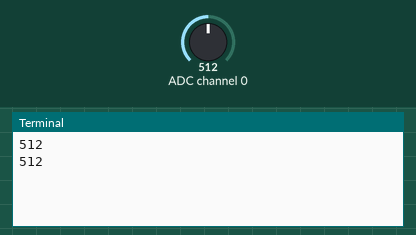
A program run on a simulated Raspberry Pi (BCM pin numbers). Parts: the last lines printed to the terminal. The test bench sets the inputs (shaded band); at power-on: ADC channel 0 = 512 (analog values on the 0–1023 scale).

Above: at 1.2 s.
1.3 s: ADC channel 0 set to 716
At 2.6 s:
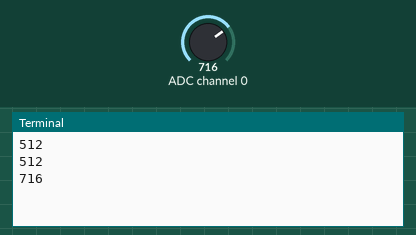
2.8 s: ADC channel 0 set to 900
At 3.8 s:
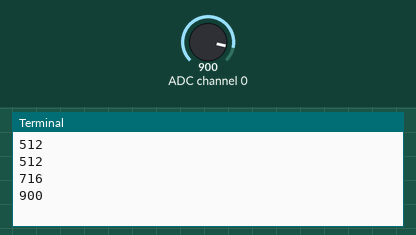
Timing chart, 0 to 5.8 s (numbered marks = the images above; inputs shaded):
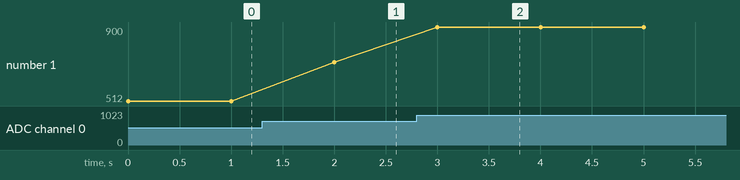

The program:

mcp3004.py
```python
import spidev
import time

#Establish SPI connection with Bus 0, Device 0
spi = spidev.SpiDev()
spi.open(0,0)

def get_adc(channel):
    #Perform SPI transaction and store returned bits in 'r'
    r = spi.xfer([1, (8+channel)<<4, 0])
    #Filter data bits from returned bits
    adcout = ((r[1]&3) << 8) + r[2]
    #Return value from 0-1023
    return adcout

while True:
    print get_adc(0)
    time.sleep(1)
```

Measured:
- after the input at 1.3 s, the terminal: prints a new line after 0.70 s (image 1)
- after the input at 2.8 s, the terminal: prints a new line after 0.20 s (image 2)
- plotted number 1: 512 → 716 after the input at 1.3 s, 716 → 900 after the input at 2.8 s
